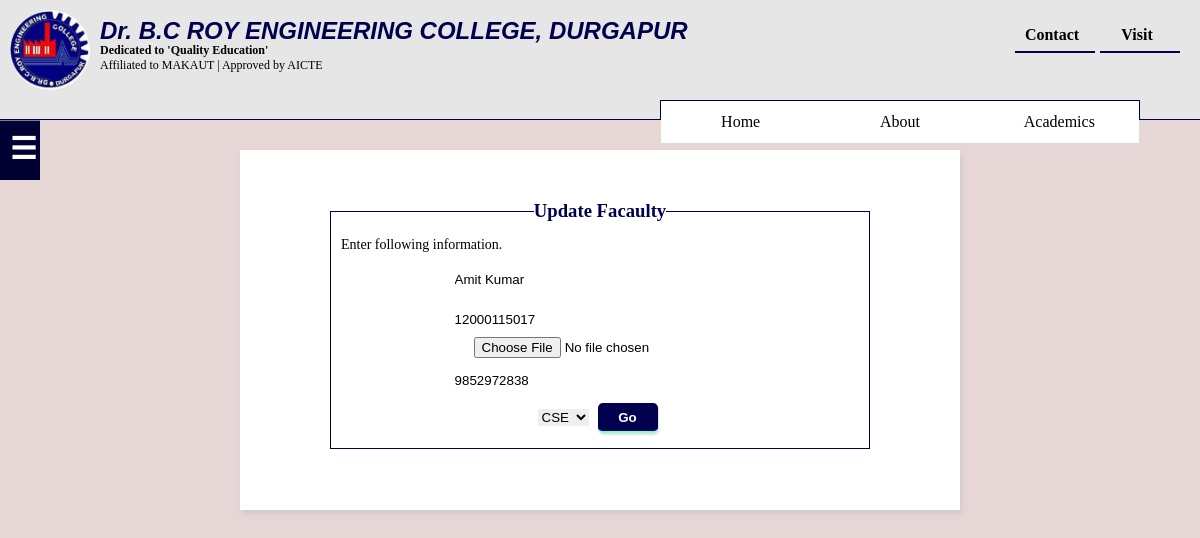
/admin/student/1/edit (signed in), run on the app's committed database.
### database_setup.py (models this page shows, shortened)
class Students(Base):
    __tablename__ = 'students'
    id = Column(Integer, primary_key=True)
    st_name = Column(String(250), nullable=False)
    roll_no = Column(String(250), nullable=False)
    picture = Column(String(250))
    mob_no = Column(String(250))
    admin_id = Column(Integer, ForeignKey('admin.id'))
    admin = relationship(Admin)
    dept_id = Column(Integer, ForeignKey('departments.id'))
    departments = relationship(Departments)

### app.py (the view)
@app.route('/admin/student/<int:st_id>/edit', methods=['GET', 'POST'])
def ad_st_edit(st_id):
    if 'email' not in login_session:
        return redirect('/login')
    departments = session.query(Departments).all()
    editedstudent = session.query(Students).filter_by(id=st_id).one()
    if request.method == 'POST':
        if request.form['name']:
            editedstudent.st_name = request.form['name']
        if request.form['roll_no']:
            editedstudent.roll_no = request.form['roll_no']
        if request.form['picture']:
            editedstudent.picture = request.form['picture']
        if request.form['mob_no']:
            editedstudent.mob_no = request.form['mob_no']
        if login_session['id']:
            editedstudent.admin_id = login_session['id']
        if request.form['dept']:
            editedstudent.dept_id = request.form['dept']
        session.add(editedstudent)
        session.commit()
        flash("Student %s has been updated" % request.form['name'])
        return redirect(url_for('admin_st'))
    else:
        return render_template('editadstudent.html', departments=departments, student=editedstudent)

### templates/editadstudent.html
{% extends "index.html" %}
{% block content %}
{% include "adminsidebar.html" %}
<div class="content-size">
    <div id="edit_fc">
            <fieldset>
                    <legend>
                        <h3>Update Facaulty</h3>
                    </legend>
                    <p>Enter following information.</p>
                    <form action="{{ url_for('ad_st_edit', st_id=student.id) }}" method="POST">
                        <input type="text" value="{{ student.st_name }}" placeholder="Enter student name" name="name"><br>
                        <input type="text" value="{{ student.roll_no }}" placeholder="Enter student roll no" name="roll_no"><br>
                        <input type="file" value="{{ student.picture }}" placeholder="Enter picture" name="picture"><br>
                        <input type="text" value="{{ student.mob_no }}" placeholder="Enter mobile no" name="mob_no"><br>
                        <select name="dept">
                            {% for dept in departments %}
                            {% if student.dept_id == dept['id'] %}
                            <option value="{{ dept['id'] }}" selected>{{ dept['srt_name'] }}</option>
                            {% else %}
                            <option value="{{ dept['id'] }}">{{ dept['srt_name'] }}</option>
                            {% endif %}
                            {% endfor %}
                        </select>
                        <input type="submit" value="Go">
                    </form>
                </fieldset>
    </div>
</div>
{% endblock %}

### static/styles.css (style rules this page uses)
*, html { margin: 0; padding: 0; border: none; outline: none; box-sizing: border-box; list-style-type: none; }
body { background: rgb(230, 214, 214); }
h1, h2, h3 { color: #00004e; }
.content-size { position: relative; width: 60%; min-width: 240px; margin: 10px auto; padding: 40px 80px; min-height: 360px; box-shadow: 2px 4px 4px 0 rgba(193, 193, 193, 0.5); background: rgb(255, 255, 255); }
.content-size p { line-height: 1.8; font-size: 14px; text-align: justify; }
fieldset { border: 1px solid #00004e; text-align: center; margin: 10px; padding: 10px; }
legend { margin: auto; }
input[type="text"], input[type="search"] { height: 35px; width: 60%; border-radius: 5px; padding: 5px 10px; margin-top: 5px; background-color: white; }
input[type="submit"] { width: 60px; height: 30px; background: #00004e; border-bottom: 2px solid aquamarine; border-radius: 5px; margin: 5px; font-weight: bolder; color: white; box-shadow: 1px 2px 2px 0 rgba(193, 193, 193, 0.5); }

### data on the page
Students: name "Amit Kumar", roll_no "12000115017", mob_no "9852972838"

### other printed values
form field dept "CSE"
